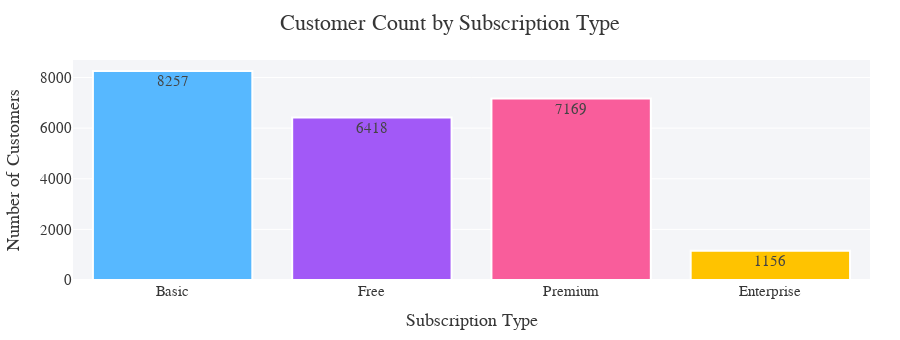

The notebook cell saved with this chart:
### Markdown cell above
# Section 2: Customer Demographics & Tenure

### Code cell
import pandas as pd
import plotly.express as px
from plotly.colors import qualitative

from IPython.display import Markdown, display

# Load Data
df = pd.read_csv('streamflow_customers.csv', parse_dates=['signup_date'])

# Business Context & Intro
display(Markdown("""
# 🚀 StreamFlow Inc. Customer Analytics: Project Kickoff

Welcome to the advanced analytics journey for **StreamFlow Inc.**, a leading SaaS platform for professional upskilling.
Our goal: **reveal insights that drive retention, maximize engagement, and unlock growth**.

**Project Focus:**  
- Analyze who our customers are, their behavior, and what makes them stay or churn.
- Identify actionable business segments for retention, upsell, and targeted marketing.
- Deliver insights via world-class visualizations and dashboards.

---
"""))

# Data Snapshot
display(Markdown("### 📦 Data Snapshot"))
display(Markdown("We start with a first look at the structure, size, and missing values in our customer analytics dataset."))

summary_stats = pd.DataFrame({
    'Feature': df.columns,
    'Missing Values': df.isnull().sum(),
    'Unique Values': df.nunique(),
    'Type': df.dtypes.astype(str)
})
# Elegant styling with borders for clarity
display(summary_stats.style.background_gradient(cmap='Purples', axis=0).set_table_styles(
    [{'selector': 'th', 'props': [('border', '2px solid #eee')]},
     {'selector': 'td', 'props': [('border', '1.2px solid #eee')]}]
))

display(Markdown("""
*What we see:*  
- The dataset contains **{} customers** and **{} features**.
- Missing values are limited mainly to fields like NPS score and industry (expected for some customer types).
""".format(len(df), df.shape[1])))

# Elegant bar plot for Subscription Types
custom_palette = ['#57b8ff', '#a259f7', '#f95d9b', '#ffc300']
fig = px.histogram(
    df, x='subscription_type', color='subscription_type',
    title="Customer Count by Subscription Type",
    color_discrete_sequence=custom_palette,
    text_auto=True
)
fig.update_layout(
    width=900, height=340,
    plot_bgcolor='#f4f5f8',
    xaxis_title="Subscription Type",
    yaxis_title="Number of Customers",
    font=dict(family="Segoe UI, Arial", size=15, color="#363636"),
    title=dict(x=0.5, font=dict(size=22)),
    showlegend=False,
    margin=dict(l=30, r=30, t=60, b=60),
)
fig.update_traces(marker_line_color="white", marker_line_width=2)
fig.show()

display(Markdown("""
**Key Observation:**  
- Most customers are in the **Basic** and **Free** tiers, but **Premium** and **Enterprise** users—though fewer—likely drive higher value.
- This distribution highlights the importance of both mass-market engagement and high-value retention/upsell strategies.
"""))

### Figure 1 — Plotly figure (JSON) as saved in the notebook; plotly's stock layout.template omitted (floating-point values rounded to 4 significant figures; data arrays with more than 128 entries replaced by an {"elided": "..."} marker saying what was removed)
{"data": [{"bingroup": "x", "hovertemplate": "subscription_type=%{x}<br>count=%{y}<extra></extra>", "legendgroup": "Basic", "marker": {"color": "#57b8ff", "line": {"color": "white", "width": 2}, "pattern": {"shape": ""}}, "name": "Basic", "orientation": "v", "showlegend": true, "texttemplate": "%{value}", "type": "histogram", "x": {"elided": "8257 str values"}, "xaxis": "x", "yaxis": "y"}, {"bingroup": "x", "hovertemplate": "subscription_type=%{x}<br>count=%{y}<extra></extra>", "legendgroup": "Free", "marker": {"color": "#a259f7", "line": {"color": "white", "width": 2}, "pattern": {"shape": ""}}, "name": "Free", "orientation": "v", "showlegend": true, "texttemplate": "%{value}", "type": "histogram", "x": {"elided": "6418 str values"}, "xaxis": "x", "yaxis": "y"}, {"bingroup": "x", "hovertemplate": "subscription_type=%{x}<br>count=%{y}<extra></extra>", "legendgroup": "Premium", "marker": {"color": "#f95d9b", "line": {"color": "white", "width": 2}, "pattern": {"shape": ""}}, "name": "Premium", "orientation": "v", "showlegend": true, "texttemplate": "%{value}", "type": "histogram", "x": {"elided": "7169 str values"}, "xaxis": "x", "yaxis": "y"}, {"bingroup": "x", "hovertemplate": "subscription_type=%{x}<br>count=%{y}<extra></extra>", "legendgroup": "Enterprise", "marker": {"color": "#ffc300", "line": {"color": "white", "width": 2}, "pattern": {"shape": ""}}, "name": "Enterprise", "orientation": "v", "showlegend": true, "texttemplate": "%{value}", "type": "histogram", "x": {"elided": "1156 str values"}, "xaxis": "x", "yaxis": "y"}], "layout": {"barmode": "relative", "font": {"color": "#363636", "family": "Segoe UI, Arial", "size": 15}, "height": 340, "legend": {"title": {"text": "subscription_type"}, "tracegroupgap": 0}, "margin": {"b": 60, "l": 30, "r": 30, "t": 60}, "plot_bgcolor": "#f4f5f8", "showlegend": false, "title": {"font": {"size": 22}, "text": "Customer Count by Subscription Type", "x": 0.5}, "width": 900, "xaxis": {"anchor": "y", "categoryarray": ["Basic", "Free", "Premium", "Enterprise"], "categoryorder": "array", "domain": [0, 1], "title": {"text": "Subscription Type"}}, "yaxis": {"anchor": "x", "domain": [0, 1], "title": {"text": "Number of Customers"}}}}
